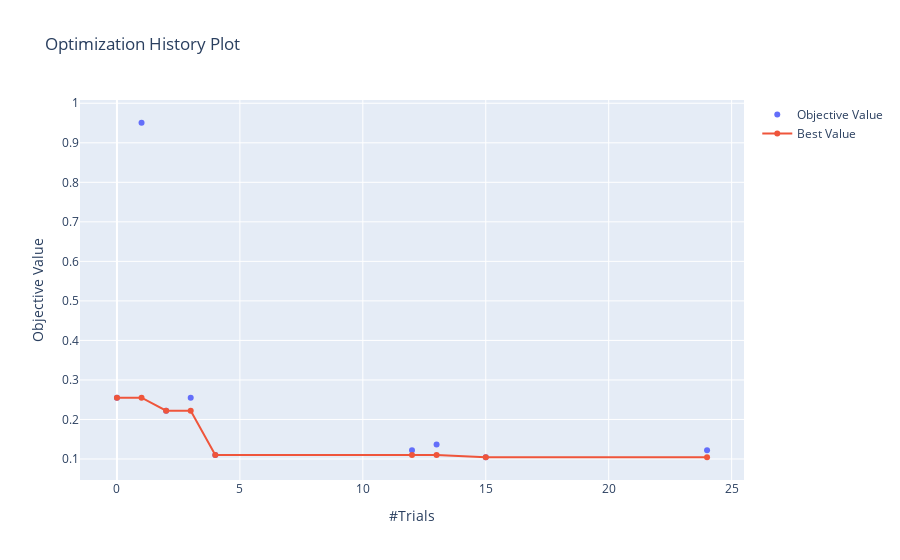

Here is the notebook cell this chart was saved with:
### Code cell
optuna.visualization.plot_optimization_history(study)

### Figure 1 — Plotly figure (JSON) as saved in the notebook; plotly's stock layout.template omitted (floating-point values rounded to 4 significant figures)
{"data": [{"mode": "markers", "name": "Objective Value", "type": "scatter", "x": [0, 1, 2, 3, 4, 12, 13, 15, 24], "y": [0.2551, 0.9507, 0.2222, 0.2553, 0.1104, 0.122, 0.137, 0.1044, 0.1223]}, {"name": "Best Value", "type": "scatter", "x": [0, 1, 2, 3, 4, 12, 13, 15, 24], "y": [0.2551, 0.2551, 0.2222, 0.2222, 0.1104, 0.1104, 0.1104, 0.1044, 0.1044]}], "layout": {"title": {"text": "Optimization History Plot"}, "xaxis": {"title": {"text": "#Trials"}}, "yaxis": {"title": {"text": "Objective Value"}}}}
